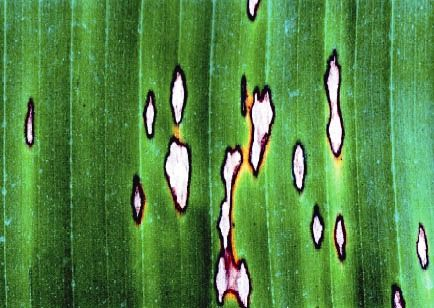
#> input picture estracao-informacao-imagens/img/entrada/sigatoka.jpg, 434 x 308 px
$ python detector-de-bordas-canny.py
#> lines starting #> are read from the running program, lines starting #| are printed output that depends on the picture; after the words box and inside, x2 and y2 are one past the last pixel; in counts of white or black regions, pixels touching at a corner belong together
import numpy as np
import cv2
img = cv2.imread('img/entrada/sigatoka.jpg')
#> img is the input picture: shape (308, 434, 3); mean B, G, R 67.7, 135.5, 82.8
cv2.imshow("Imagem goriginal", img)
#img = cv2.imread('img/entrada/sigatoka1.jpeg')
img = cv2.cvtColor(img, cv2.COLOR_BGR2GRAY)
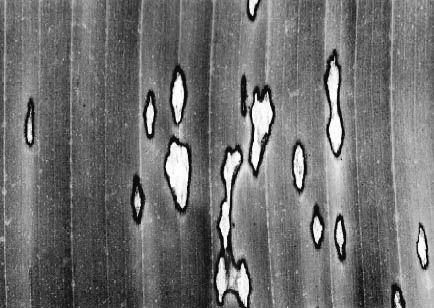
#> img: shape (308, 434); min 0, max 255, mean 112
suave = cv2.GaussianBlur(img, (7, 7), 0)
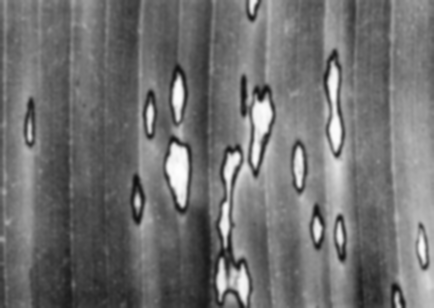
#> suave: shape (308, 434); min 14, max 254, mean 112
canny1 = cv2.Canny(suave, 20, 120)
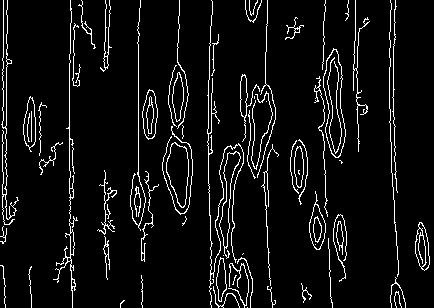
#> canny1: shape (308, 434); 6.5% white in thin lines or dots
canny2 = cv2.Canny(suave, 70, 200)
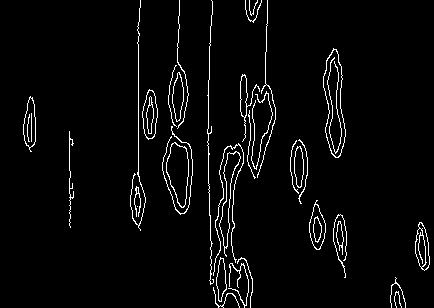
#> canny2: shape (308, 434); 3.6% white in thin lines or dots
resultado = np.vstack([
np.hstack([img, suave ]),
np.hstack([canny1, canny2])
])
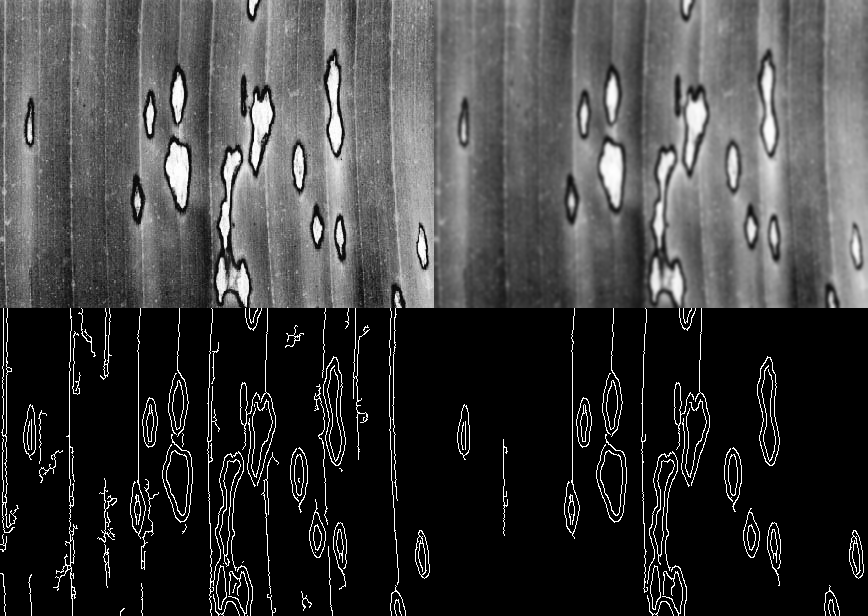
#> resultado: shape (616, 868); min 0, max 255, mean 62.4
cv2.imshow("Detector de Bordas Canny", resultado)
cv2.waitKey(0)

$ run again, with estracao-informacao-imagens/img/entrada/sigatoka1.jpeg copied over estracao-informacao-imagens/img/entrada/sigatoka.jpg
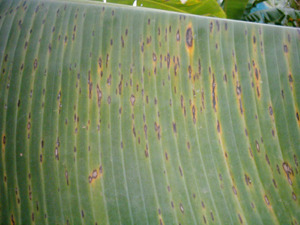
#> input picture estracao-informacao-imagens/img/entrada/sigatoka1.jpeg, 300 x 225 px
#> img is the input picture: shape (225, 300, 3); mean B, G, R 99.2, 136.5, 122.3
#> img: shape (225, 300)
#> `canny1 = cv2.Canny(suave, 20, 120)`:
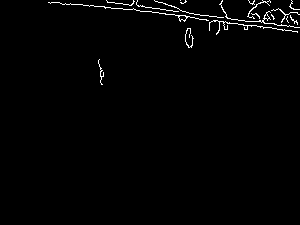
#> canny1: shape (225, 300); 1.3% white in thin lines or dots, all inside (x1, y1, x2, y2) = (48, 0, 300, 85)
#> canny2: shape (225, 300); 0.58% white in thin lines or dots, all inside (x1, y1, x2, y2) = (106, 0, 300, 28)
#> `resultado = np.vstack([ np.hstack([img, suave ]), np.hstack([canny1, c..`:
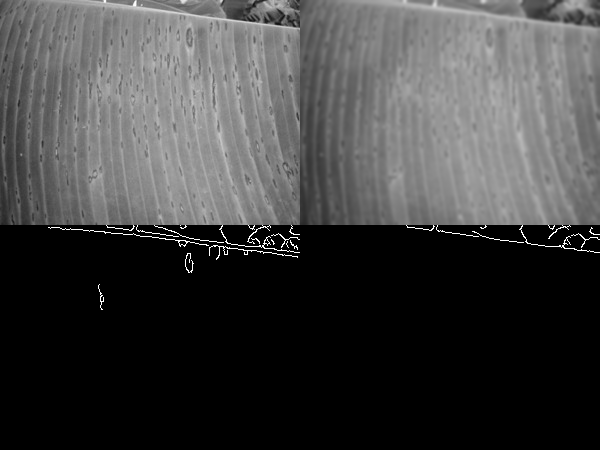
#> resultado: shape (450, 600); min 0, max 255, mean 65.2

$ run again, with estracao-informacao-imagens/img/entrada/Imagem 045.jpg copied over estracao-informacao-imagens/img/entrada/sigatoka.jpg
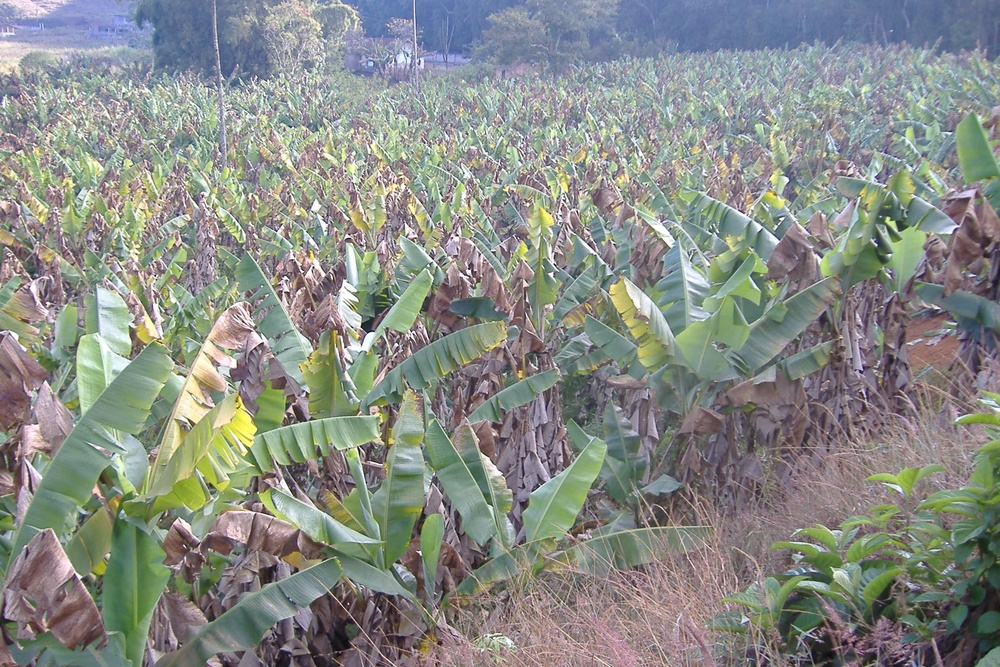
#> input picture estracao-informacao-imagens/img/entrada/Imagem 045.jpg, 1000 x 667 px, shrunk from 2304 x 1536 before the run
#> img is the input picture: shape (667, 1000, 3); mean B, G, R 134.5, 140.2, 136.4
#> img: shape (667, 1000)
#> `canny1 = cv2.Canny(suave, 20, 120)`:
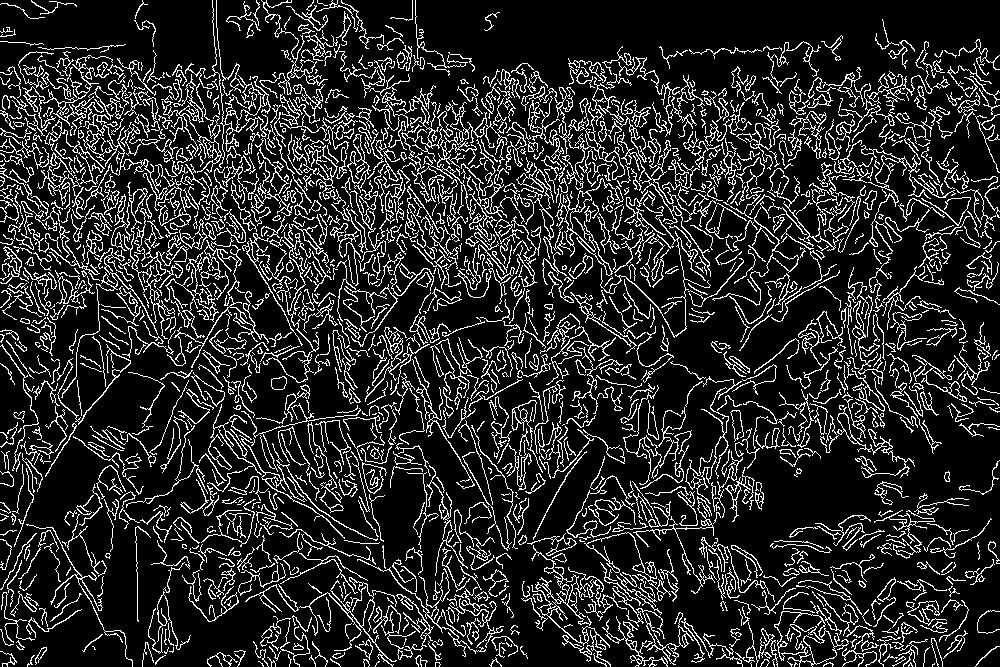
#> canny1: shape (667, 1000); 15.9% white in thin lines or dots
#> canny2: shape (667, 1000); 5.7% white in thin lines or dots
#> `resultado = np.vstack([ np.hstack([img, suave ]), np.hstack([canny1, c..`:
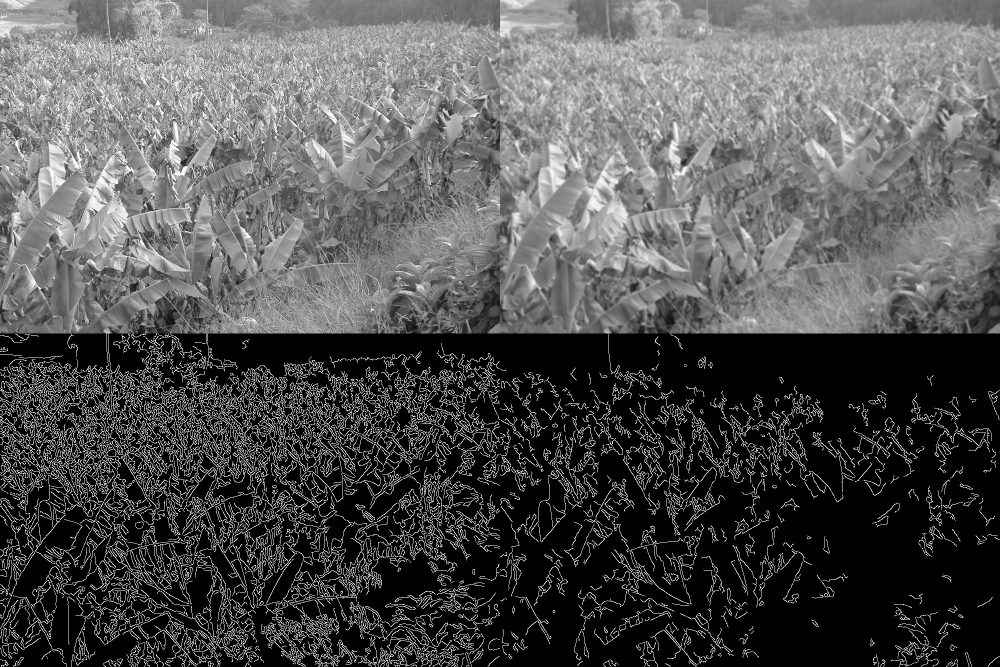
#> resultado: shape (1334, 2000) (shown at 1/2 size); min 0, max 255, mean 83

$ run again, with estracao-informacao-imagens/img/entrada/bananeira-vista-de-cima0.jpg copied over estracao-informacao-imagens/img/entrada/sigatoka.jpg
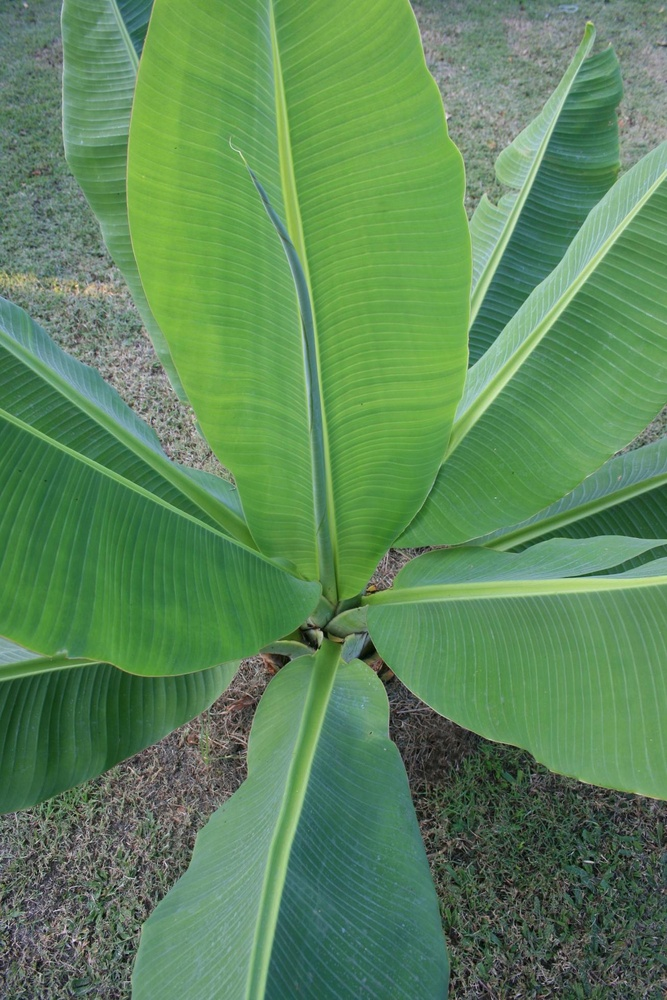
#> input picture estracao-informacao-imagens/img/entrada/bananeira-vista-de-cima0.jpg, 667 x 1000 px, shrunk from 1307 x 1960 before the run
#> img is the input picture: shape (1000, 667, 3); mean B, G, R 90.2, 135.2, 92.8
#> img: shape (1000, 667)
#> `canny1 = cv2.Canny(suave, 20, 120)`:
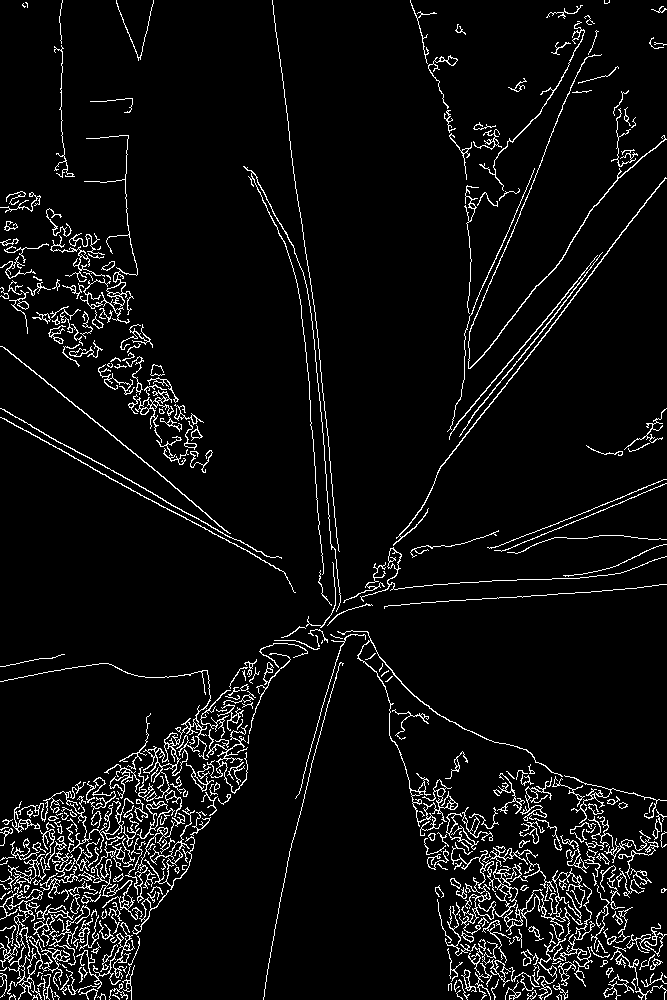
#> canny1: shape (1000, 667); 5.7% white in thin lines or dots
#> canny2: shape (1000, 667); 1% white in thin lines or dots
#> `resultado = np.vstack([ np.hstack([img, suave ]), np.hstack([canny1, c..`:
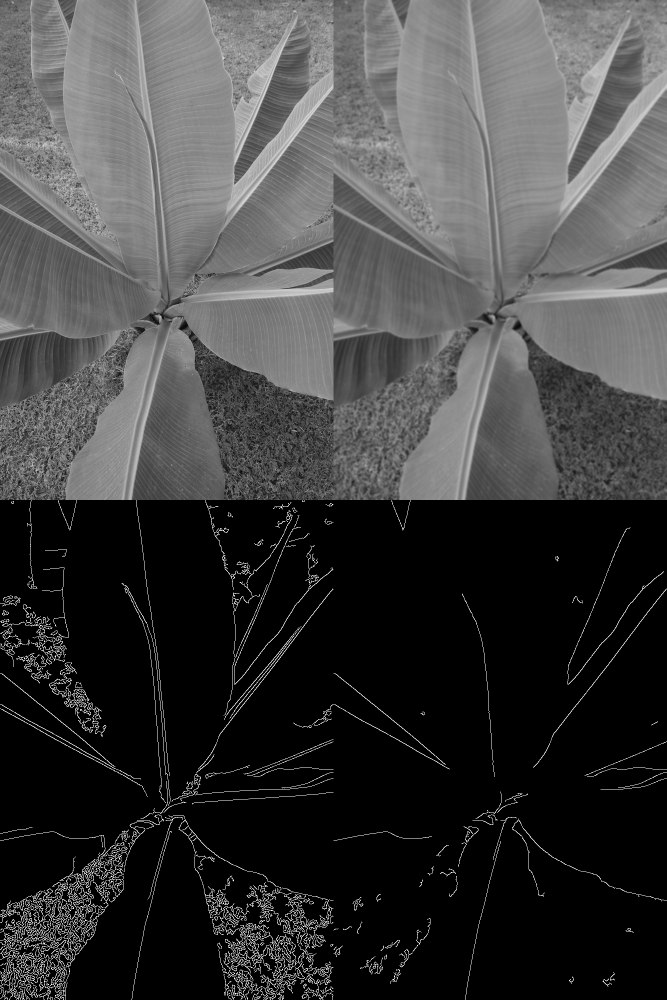
#> resultado: shape (2000, 1334) (shown at 1/2 size); min 0, max 255, mean 63
